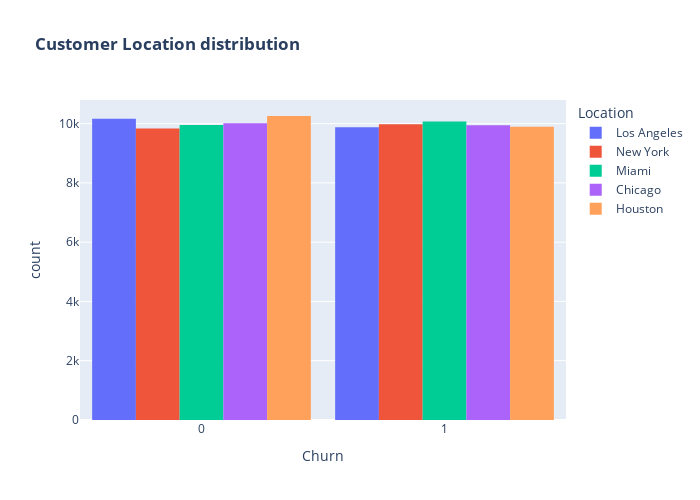

Source (notebook cell):
### Code cell
fig = px.histogram(df, x="Churn", color="Location", barmode="group", title="<b>Customer Location distribution<b>")
fig.update_layout(width=700, height=500, bargap=0.1)
fig.show()

### Figure 1 — Plotly figure (JSON) as saved in the notebook; plotly's stock layout.template omitted (floating-point values rounded to 4 significant figures; data arrays with more than 128 entries replaced by an {"elided": "..."} marker saying what was removed)
{"data": [{"alignmentgroup": "True", "bingroup": "x", "hovertemplate": "Location=Los Angeles<br>Churn=%{x}<br>count=%{y}<extra></extra>", "legendgroup": "Los Angeles", "marker": {"color": "#636efa", "pattern": {"shape": ""}}, "name": "Los Angeles", "offsetgroup": "Los Angeles", "orientation": "v", "showlegend": true, "type": "histogram", "x": {"elided": "20041 int values"}, "xaxis": "x", "yaxis": "y"}, {"alignmentgroup": "True", "bingroup": "x", "hovertemplate": "Location=New York<br>Churn=%{x}<br>count=%{y}<extra></extra>", "legendgroup": "New York", "marker": {"color": "#EF553B", "pattern": {"shape": ""}}, "name": "New York", "offsetgroup": "New York", "orientation": "v", "showlegend": true, "type": "histogram", "x": {"elided": "19813 int values"}, "xaxis": "x", "yaxis": "y"}, {"alignmentgroup": "True", "bingroup": "x", "hovertemplate": "Location=Miami<br>Churn=%{x}<br>count=%{y}<extra></extra>", "legendgroup": "Miami", "marker": {"color": "#00cc96", "pattern": {"shape": ""}}, "name": "Miami", "offsetgroup": "Miami", "orientation": "v", "showlegend": true, "type": "histogram", "x": {"elided": "20031 int values"}, "xaxis": "x", "yaxis": "y"}, {"alignmentgroup": "True", "bingroup": "x", "hovertemplate": "Location=Chicago<br>Churn=%{x}<br>count=%{y}<extra></extra>", "legendgroup": "Chicago", "marker": {"color": "#ab63fa", "pattern": {"shape": ""}}, "name": "Chicago", "offsetgroup": "Chicago", "orientation": "v", "showlegend": true, "type": "histogram", "x": {"elided": "19958 int values"}, "xaxis": "x", "yaxis": "y"}, {"alignmentgroup": "True", "bingroup": "x", "hovertemplate": "Location=Houston<br>Churn=%{x}<br>count=%{y}<extra></extra>", "legendgroup": "Houston", "marker": {"color": "#FFA15A", "pattern": {"shape": ""}}, "name": "Houston", "offsetgroup": "Houston", "orientation": "v", "showlegend": true, "type": "histogram", "x": {"elided": "20157 int values"}, "xaxis": "x", "yaxis": "y"}], "layout": {"bargap": 0.1, "barmode": "group", "height": 500, "legend": {"title": {"text": "Location"}, "tracegroupgap": 0}, "title": {"text": "<b>Customer Location distribution<b>"}, "width": 700, "xaxis": {"anchor": "y", "domain": [0, 1], "title": {"text": "Churn"}}, "yaxis": {"anchor": "x", "domain": [0, 1], "title": {"text": "count"}}}}
